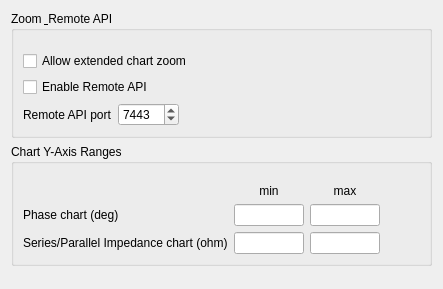
     <widget class="QWidget" name="Advanced">
      <attribute name="title">
       <string>Graphs</string>
      </attribute>
      <layout class="QVBoxLayout" name="verticalLayout_advancedTab">
       <item>
        <widget class="QGroupBox" name="groupBox_12">
         <property name="minimumSize">
          <size>
           <width>0</width>
           <height>0</height>
          </size>
         </property>
         <property name="title">
          <string>Zoom &amp; Remote API</string>
         </property>
         <layout class="QVBoxLayout" name="verticalLayout_14">
          <property name="topMargin">
           <number>20</number>
          </property>
          <item>
           <layout class="QFormLayout" name="formLayout_scanning">
            <property name="fieldGrowthPolicy">
             <enum>QFormLayout::FieldGrowthPolicy::FieldsStayAtSizeHint</enum>
            </property>
            <item row="0" column="0" colspan="2">
             <widget class="QCheckBox" name="checkBoxExtendedChartZoom">
              <property name="toolTip">
               <string>Lets Ctrl+scroll/Ctrl+/- zoom the SWR/Z=R+jX/Z=R‖jX/RL charts' Y-axis, and plain scroll zoom the TDR chart's distance axis, past their normal preset limits.</string>
              </property>
              <property name="text">
               <string>Allow extended chart zoom</string>
              </property>
             </widget>
            </item>
            <item row="1" column="0" colspan="2">
             <widget class="QCheckBox" name="checkBoxRemoteApiEnabled">
              <property name="toolTip">
               <string>Starts a local NDJSON-over-TCP control API (loopback only by default) that lets external tools observe/control the connected analyzer. Off by default.</string>
              </property>
              <property name="text">
               <string>Enable Remote API</string>
              </property>
             </widget>
            </item>
            <item row="2" column="0">
             <widget class="QLabel" name="label_remoteApiPort">
              <property name="toolTip">
               <string>TCP port the Remote API listens on (loopback only).</string>
              </property>
              <property name="text">
               <string>Remote API port</string>
              </property>
             </widget>
            </item>
            <item row="2" column="1">
             <widget class="NoScrollSpinBox" name="spinBoxRemoteApiPort">
              <property name="toolTip">
               <string>TCP port the Remote API listens on (loopback only).</string>
              </property>
              <property name="maximumSize">
               <size>
                <width>100</width>
                <height>16777215</height>
               </size>
              </property>
              <property name="minimum">
               <number>1024</number>
              </property>
              <property name="maximum">
               <number>65535</number>
              </property>
              <property name="value">
               <number>7443</number>
              </property>
             </widget>
            </item>
           </layout>
          </item>
         </layout>
        </widget>
       </item>
       <item>
        <widget class="QGroupBox" name="groupBoxChartAxisRanges">
         <property name="title">
          <string>Chart Y-Axis Ranges</string>
         </property>
         <layout class="QGridLayout" name="gridLayout_chartAxisRanges">
          <property name="topMargin">
           <number>20</number>
          </property>
          <item row="0" column="1">
           <widget class="QLabel" name="label_chartAxisMinHeader">
            <property name="text">
             <string>min</string>
            </property>
            <property name="alignment">
             <set>Qt::AlignmentFlag::AlignCenter</set>
            </property>
           </widget>
          </item>
          <item row="0" column="2">
           <widget class="QLabel" name="label_chartAxisMaxHeader">
            <property name="text">
             <string>max</string>
            </property>
            <property name="alignment">
             <set>Qt::AlignmentFlag::AlignCenter</set>
            </property>
           </widget>
          </item>
          <item row="1" column="0">
           <widget class="QLabel" name="label_phaseAxisMin">
            <property name="toolTip">
             <string>Phase chart's Y-axis range, in degrees. Defaults to -180/180, the app's historical fixed range.</string>
            </property>
            <property name="text">
             <string>Phase chart (deg)</string>
            </property>
           </widget>
          </item>
          <item row="1" column="1">
           <widget class="QLineEdit" name="lineEditPhaseAxisMin">
            <property name="toolTip">
             <string>Phase chart's Y-axis lower bound, in degrees. Defaults to -180, the app's historical fixed range.</string>
            </property>
            <property name="sizePolicy">
             <sizepolicy hsizetype="Preferred" vsizetype="Fixed">
              <horstretch>0</horstretch>
              <verstretch>0</verstretch>
             </sizepolicy>
            </property>
            <property name="maximumSize">
             <size>
              <width>70</width>
              <height>16777215</height>
             </size>
            </property>
            <property name="maxLength">
             <number>4</number>
            </property>
           </widget>
          </item>
          <item row="1" column="2">
           <widget class="QLineEdit" name="lineEditPhaseAxisMax">
            <property name="toolTip">
             <string>Phase chart's Y-axis upper bound, in degrees. Defaults to 180, the app's historical fixed range.</string>
            </property>
            <property name="sizePolicy">
             <sizepolicy hsizetype="Preferred" vsizetype="Fixed">
              <horstretch>0</horstretch>
              <verstretch>0</verstretch>
             </sizepolicy>
            </property>
            <property name="maximumSize">
             <size>
              <width>70</width>
              <height>16777215</height>
             </size>
            </property>
            <property name="maxLength">
             <number>4</number>
            </property>
           </widget>
          </item>
          <item row="2" column="0">
           <widget class="QLabel" name="label_zAxisMin">
            <property name="toolTip">
             <string>Series/Parallel Impedance chart's Y-axis range, in ohms. Defaults to -2000/2000, the app's historical fixed range.</string>
            </property>
            <property name="text">
             <string>Series/Parallel Impedance chart (ohm)</string>
            </property>
           </widget>
          </item>
          <item row="2" column="1">
           <widget class="QLineEdit" name="lineEditZAxisMin">
            <property name="toolTip">
             <string>Series/Parallel Impedance charts' Y-axis lower bound, in ohms. Defaults to -2000, the app's historical fixed range.</string>
            </property>
            <property name="sizePolicy">
             <sizepolicy hsizetype="Preferred" vsizetype="Fixed">
              <horstretch>0</horstretch>
              <verstretch>0</verstretch>
             </sizepolicy>
            </property>
            <property name="maximumSize">
             <size>
              <width>70</width>
              <height>16777215</height>
             </size>
            </property>
            <property name="maxLength">
             <number>8</number>
            </property>
           </widget>
          </item>
          <item row="2" column="2">
           <widget class="QLineEdit" name="lineEditZAxisMax">
            <property name="toolTip">
             <string>Series/Parallel Impedance charts' Y-axis upper bound, in ohms. Defaults to 2000, the app's historical fixed range.</string>
            </property>
            <property name="sizePolicy">
             <sizepolicy hsizetype="Preferred" vsizetype="Fixed">
              <horstretch>0</horstretch>
              <verstretch>0</verstretch>
             </sizepolicy>
            </property>
            <property name="maximumSize">
             <size>
              <width>70</width>
              <height>16777215</height>
             </size>
            </property>
            <property name="maxLength">
             <number>8</number>
            </property>
           </widget>
          </item>
          <item row="0" column="3" rowspan="3">
           <spacer name="horizontalSpacer_chartAxisRanges">
            <property name="orientation">
             <enum>Qt::Orientation::Horizontal</enum>
            </property>
            <property name="sizeHint" stdset="0">
             <size>
              <width>40</width>
              <height>20</height>
             </size>
            </property>
           </spacer>
          </item>
         </layout>
        </widget>
       </item>
       <item>
        <spacer name="verticalSpacer_advancedTab">
         <property name="orientation">
          <enum>Qt::Orientation::Vertical</enum>
         </property>
         <property name="sizeHint" stdset="0">
          <size>
           <width>20</width>
           <height>12</height>
          </size>
         </property>
        </spacer>
       </item>
      </layout>
     </widget>
